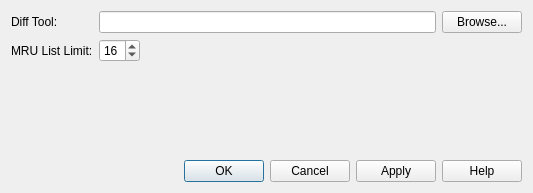
<?xml version="1.0" encoding="UTF-8"?>
<ui version="4.0">
 <class>DiffExtConfig</class>
 <widget class="QDialog" name="DiffExtConfig">
  <property name="geometry">
   <rect>
    <x>0</x>
    <y>0</y>
    <width>533</width>
    <height>193</height>
   </rect>
  </property>
  <property name="windowTitle">
   <string>KDiff Ext Configuration</string>
  </property>
  <layout class="QVBoxLayout" name="mainLayout">
   <item>
    <layout class="QFormLayout" name="formLayout">
     <item row="0" column="0">
      <widget class="QLabel" name="labelDiffTool">
       <property name="text">
        <string>Diff Tool:</string>
       </property>
      </widget>
     </item>
     <item row="0" column="1">
      <layout class="QHBoxLayout" name="diffToolLayout">
       <item>
        <widget class="QLineEdit" name="diffToolLineEdit"/>
       </item>
       <item>
        <widget class="QPushButton" name="browseButton">
         <property name="text">
          <string>Browse...</string>
         </property>
        </widget>
       </item>
      </layout>
     </item>
     <item row="1" column="0">
      <widget class="QLabel" name="labelMRULimit">
       <property name="text">
        <string>MRU List Limit:</string>
       </property>
      </widget>
     </item>
     <item row="1" column="1">
      <widget class="QSpinBox" name="mruLimitSpinBox">
       <property name="sizePolicy">
        <sizepolicy hsizetype="Fixed" vsizetype="Fixed">
         <horstretch>0</horstretch>
         <verstretch>0</verstretch>
        </sizepolicy>
       </property>
       <property name="minimum">
        <number>1</number>
       </property>
       <property name="maximum">
        <number>64</number>
       </property>
       <property name="value">
        <number>16</number>
       </property>
      </widget>
     </item>
    </layout>
   </item>
   <item>
    <widget class="QDialogButtonBox" name="buttonBox">
     <property name="orientation">
      <enum>Qt::Horizontal</enum>
     </property>
     <property name="standardButtons">
      <set>QDialogButtonBox::Apply|QDialogButtonBox::Cancel|QDialogButtonBox::Help|QDialogButtonBox::Ok</set>
     </property>
    </widget>
   </item>
  </layout>
 </widget>
 <resources/>
 <connections/>
</ui>
